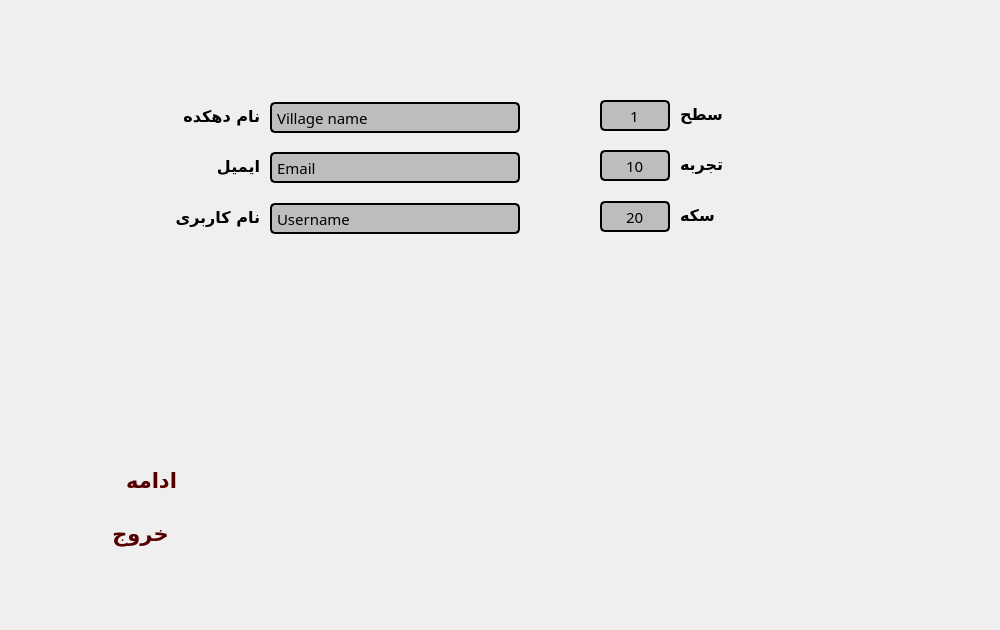
<?xml version="1.0" encoding="UTF-8"?>
<ui version="4.0">
 <class>mainMenu</class>
 <widget class="QWidget" name="mainMenu">
  <property name="geometry">
   <rect>
    <x>0</x>
    <y>0</y>
    <width>1000</width>
    <height>630</height>
   </rect>
  </property>
  <property name="minimumSize">
   <size>
    <width>1000</width>
    <height>630</height>
   </size>
  </property>
  <property name="maximumSize">
   <size>
    <width>1000</width>
    <height>630</height>
   </size>
  </property>
  <property name="windowTitle">
   <string>Form</string>
  </property>
  <widget class="QLabel" name="pic">
   <property name="geometry">
    <rect>
     <x>0</x>
     <y>0</y>
     <width>1000</width>
     <height>631</height>
    </rect>
   </property>
   <property name="text">
    <string/>
   </property>
   <property name="pixmap">
    <pixmap resource="pic.qrc">:/tools/otherPic/levelLand.jpg</pixmap>
   </property>
   <property name="scaledContents">
    <bool>true</bool>
   </property>
  </widget>
  <widget class="QLabel" name="email">
   <property name="geometry">
    <rect>
     <x>170</x>
     <y>151</y>
     <width>90</width>
     <height>30</height>
    </rect>
   </property>
   <property name="font">
    <font>
     <family>B Koodak</family>
     <pointsize>12</pointsize>
     <weight>75</weight>
     <bold>true</bold>
    </font>
   </property>
   <property name="styleSheet">
    <string notr="true">color: rgb(0, 0, 0);</string>
   </property>
   <property name="midLineWidth">
    <number>0</number>
   </property>
   <property name="text">
    <string>ایمیل</string>
   </property>
   <property name="textFormat">
    <enum>Qt::PlainText</enum>
   </property>
   <property name="alignment">
    <set>Qt::AlignLeading|Qt::AlignLeft|Qt::AlignVCenter</set>
   </property>
  </widget>
  <widget class="QLabel" name="username">
   <property name="geometry">
    <rect>
     <x>170</x>
     <y>202</y>
     <width>90</width>
     <height>30</height>
    </rect>
   </property>
   <property name="font">
    <font>
     <family>B Koodak</family>
     <pointsize>12</pointsize>
     <weight>75</weight>
     <bold>true</bold>
    </font>
   </property>
   <property name="styleSheet">
    <string notr="true">color: rgb(0, 0, 0);</string>
   </property>
   <property name="midLineWidth">
    <number>0</number>
   </property>
   <property name="text">
    <string>نام کاربری</string>
   </property>
   <property name="textFormat">
    <enum>Qt::PlainText</enum>
   </property>
   <property name="alignment">
    <set>Qt::AlignLeading|Qt::AlignLeft|Qt::AlignVCenter</set>
   </property>
  </widget>
  <widget class="QLineEdit" name="inputEmail">
   <property name="geometry">
    <rect>
     <x>270</x>
     <y>152</y>
     <width>250</width>
     <height>31</height>
    </rect>
   </property>
   <property name="palette">
    <palette>
     <active>
      <colorrole role="WindowText">
       <brush brushstyle="SolidPattern">
        <color alpha="255">
         <red>0</red>
         <green>0</green>
         <blue>0</blue>
        </color>
       </brush>
      </colorrole>
      <colorrole role="Button">
       <brush brushstyle="SolidPattern">
        <color alpha="255">
         <red>189</red>
         <green>189</green>
         <blue>189</blue>
        </color>
       </brush>
      </colorrole>
      <colorrole role="Text">
       <brush brushstyle="SolidPattern">
        <color alpha="255">
         <red>0</red>
         <green>0</green>
         <blue>0</blue>
        </color>
       </brush>
      </colorrole>
      <colorrole role="ButtonText">
       <brush brushstyle="SolidPattern">
        <color alpha="255">
         <red>0</red>
         <green>0</green>
         <blue>0</blue>
        </color>
       </brush>
      </colorrole>
      <colorrole role="Base">
       <brush brushstyle="SolidPattern">
        <color alpha="255">
         <red>189</red>
         <green>189</green>
         <blue>189</blue>
        </color>
       </brush>
      </colorrole>
      <colorrole role="Window">
       <brush brushstyle="SolidPattern">
        <color alpha="255">
         <red>189</red>
         <green>189</green>
         <blue>189</blue>
        </color>
       </brush>
      </colorrole>
      <colorrole role="PlaceholderText">
       <brush brushstyle="SolidPattern">
        <color alpha="128">
         <red>127</red>
         <green>127</green>
         <blue>127</blue>
        </color>
       </brush>
      </colorrole>
     </active>
     <inactive>
      <colorrole role="WindowText">
       <brush brushstyle="SolidPattern">
        <color alpha="255">
         <red>0</red>
         <green>0</green>
         <blue>0</blue>
        </color>
       </brush>
      </colorrole>
      <colorrole role="Button">
       <brush brushstyle="SolidPattern">
        <color alpha="255">
         <red>189</red>
         <green>189</green>
         <blue>189</blue>
        </color>
       </brush>
      </colorrole>
      <colorrole role="Text">
       <brush brushstyle="SolidPattern">
        <color alpha="255">
         <red>0</red>
         <green>0</green>
         <blue>0</blue>
        </color>
       </brush>
      </colorrole>
      <colorrole role="ButtonText">
       <brush brushstyle="SolidPattern">
        <color alpha="255">
         <red>0</red>
         <green>0</green>
         <blue>0</blue>
        </color>
       </brush>
      </colorrole>
      <colorrole role="Base">
       <brush brushstyle="SolidPattern">
        <color alpha="255">
         <red>189</red>
         <green>189</green>
         <blue>189</blue>
        </color>
       </brush>
      </colorrole>
      <colorrole role="Window">
       <brush brushstyle="SolidPattern">
        <color alpha="255">
         <red>189</red>
         <green>189</green>
         <blue>189</blue>
        </color>
       </brush>
      </colorrole>
      <colorrole role="PlaceholderText">
       <brush brushstyle="SolidPattern">
        <color alpha="128">
         <red>127</red>
         <green>127</green>
         <blue>127</blue>
        </color>
       </brush>
      </colorrole>
     </inactive>
     <disabled>
      <colorrole role="WindowText">
       <brush brushstyle="SolidPattern">
        <color alpha="255">
         <red>0</red>
         <green>0</green>
         <blue>0</blue>
        </color>
       </brush>
      </colorrole>
      <colorrole role="Button">
       <brush brushstyle="SolidPattern">
        <color alpha="255">
         <red>189</red>
         <green>189</green>
         <blue>189</blue>
        </color>
       </brush>
      </colorrole>
      <colorrole role="Text">
       <brush brushstyle="SolidPattern">
        <color alpha="255">
         <red>0</red>
         <green>0</green>
         <blue>0</blue>
        </color>
       </brush>
      </colorrole>
      <colorrole role="ButtonText">
       <brush brushstyle="SolidPattern">
        <color alpha="255">
         <red>0</red>
         <green>0</green>
         <blue>0</blue>
        </color>
       </brush>
      </colorrole>
      <colorrole role="Base">
       <brush brushstyle="SolidPattern">
        <color alpha="255">
         <red>189</red>
         <green>189</green>
         <blue>189</blue>
        </color>
       </brush>
      </colorrole>
      <colorrole role="Window">
       <brush brushstyle="SolidPattern">
        <color alpha="255">
         <red>189</red>
         <green>189</green>
         <blue>189</blue>
        </color>
       </brush>
      </colorrole>
      <colorrole role="PlaceholderText">
       <brush brushstyle="SolidPattern">
        <color alpha="128">
         <red>127</red>
         <green>127</green>
         <blue>127</blue>
        </color>
       </brush>
      </colorrole>
     </disabled>
    </palette>
   </property>
   <property name="font">
    <font>
     <family>Arial Rounded MT Bold</family>
     <pointsize>11</pointsize>
     <weight>50</weight>
     <bold>false</bold>
    </font>
   </property>
   <property name="focusPolicy">
    <enum>Qt::StrongFocus</enum>
   </property>
   <property name="styleSheet">
    <string notr="true">background-color: rgb(189, 189, 189);
color: rgb(0, 0, 0);
border: 2px solid black;
border-radius: 5px;
padding: 3px;</string>
   </property>
   <property name="text">
    <string>Email</string>
   </property>
   <property name="maxLength">
    <number>30</number>
   </property>
   <property name="echoMode">
    <enum>QLineEdit::Normal</enum>
   </property>
   <property name="cursorPosition">
    <number>5</number>
   </property>
   <property name="alignment">
    <set>Qt::AlignLeading|Qt::AlignLeft|Qt::AlignVCenter</set>
   </property>
   <property name="dragEnabled">
    <bool>false</bool>
   </property>
   <property name="readOnly">
    <bool>true</bool>
   </property>
   <property name="cursorMoveStyle">
    <enum>Qt::LogicalMoveStyle</enum>
   </property>
   <property name="clearButtonEnabled">
    <bool>false</bool>
   </property>
  </widget>
  <widget class="QLineEdit" name="inputName">
   <property name="geometry">
    <rect>
     <x>270</x>
     <y>102</y>
     <width>250</width>
     <height>31</height>
    </rect>
   </property>
   <property name="palette">
    <palette>
     <active>
      <colorrole role="WindowText">
       <brush brushstyle="SolidPattern">
        <color alpha="255">
         <red>0</red>
         <green>0</green>
         <blue>0</blue>
        </color>
       </brush>
      </colorrole>
      <colorrole role="Button">
       <brush brushstyle="SolidPattern">
        <color alpha="255">
         <red>189</red>
         <green>189</green>
         <blue>189</blue>
        </color>
       </brush>
      </colorrole>
      <colorrole role="Text">
       <brush brushstyle="SolidPattern">
        <color alpha="255">
         <red>0</red>
         <green>0</green>
         <blue>0</blue>
        </color>
       </brush>
      </colorrole>
      <colorrole role="ButtonText">
       <brush brushstyle="SolidPattern">
        <color alpha="255">
         <red>0</red>
         <green>0</green>
         <blue>0</blue>
        </color>
       </brush>
      </colorrole>
      <colorrole role="Base">
       <brush brushstyle="SolidPattern">
        <color alpha="255">
         <red>189</red>
         <green>189</green>
         <blue>189</blue>
        </color>
       </brush>
      </colorrole>
      <colorrole role="Window">
       <brush brushstyle="SolidPattern">
        <color alpha="255">
         <red>189</red>
         <green>189</green>
         <blue>189</blue>
        </color>
       </brush>
      </colorrole>
      <colorrole role="PlaceholderText">
       <brush brushstyle="SolidPattern">
        <color alpha="128">
         <red>127</red>
         <green>127</green>
         <blue>127</blue>
        </color>
       </brush>
      </colorrole>
     </active>
     <inactive>
      <colorrole role="WindowText">
       <brush brushstyle="SolidPattern">
        <color alpha="255">
         <red>0</red>
         <green>0</green>
         <blue>0</blue>
        </color>
       </brush>
      </colorrole>
      <colorrole role="Button">
       <brush brushstyle="SolidPattern">
        <color alpha="255">
         <red>189</red>
         <green>189</green>
         <blue>189</blue>
        </color>
       </brush>
      </colorrole>
      <colorrole role="Text">
       <brush brushstyle="SolidPattern">
        <color alpha="255">
         <red>0</red>
         <green>0</green>
         <blue>0</blue>
        </color>
       </brush>
      </colorrole>
      <colorrole role="ButtonText">
       <brush brushstyle="SolidPattern">
        <color alpha="255">
         <red>0</red>
         <green>0</green>
         <blue>0</blue>
        </color>
       </brush>
      </colorrole>
      <colorrole role="Base">
       <brush brushstyle="SolidPattern">
        <color alpha="255">
         <red>189</red>
         <green>189</green>
         <blue>189</blue>
        </color>
       </brush>
      </colorrole>
      <colorrole role="Window">
       <brush brushstyle="SolidPattern">
        <color alpha="255">
         <red>189</red>
         <green>189</green>
         <blue>189</blue>
        </color>
       </brush>
      </colorrole>
      <colorrole role="PlaceholderText">
       <brush brushstyle="SolidPattern">
        <color alpha="128">
         <red>127</red>
         <green>127</green>
         <blue>127</blue>
        </color>
       </brush>
      </colorrole>
     </inactive>
     <disabled>
      <colorrole role="WindowText">
       <brush brushstyle="SolidPattern">
        <color alpha="255">
         <red>0</red>
         <green>0</green>
         <blue>0</blue>
        </color>
       </brush>
      </colorrole>
      <colorrole role="Button">
       <brush brushstyle="SolidPattern">
        <color alpha="255">
         <red>189</red>
         <green>189</green>
         <blue>189</blue>
        </color>
       </brush>
      </colorrole>
      <colorrole role="Text">
       <brush brushstyle="SolidPattern">
        <color alpha="255">
         <red>0</red>
         <green>0</green>
         <blue>0</blue>
        </color>
       </brush>
      </colorrole>
      <colorrole role="ButtonText">
       <brush brushstyle="SolidPattern">
        <color alpha="255">
         <red>0</red>
         <green>0</green>
         <blue>0</blue>
        </color>
       </brush>
      </colorrole>
      <colorrole role="Base">
       <brush brushstyle="SolidPattern">
        <color alpha="255">
         <red>189</red>
         <green>189</green>
         <blue>189</blue>
        </color>
       </brush>
      </colorrole>
      <colorrole role="Window">
       <brush brushstyle="SolidPattern">
        <color alpha="255">
         <red>189</red>
         <green>189</green>
         <blue>189</blue>
        </color>
       </brush>
      </colorrole>
      <colorrole role="PlaceholderText">
       <brush brushstyle="SolidPattern">
        <color alpha="128">
         <red>127</red>
         <green>127</green>
         <blue>127</blue>
        </color>
       </brush>
      </colorrole>
     </disabled>
    </palette>
   </property>
   <property name="font">
    <font>
     <family>Arial Rounded MT Bold</family>
     <pointsize>11</pointsize>
     <weight>50</weight>
     <bold>false</bold>
    </font>
   </property>
   <property name="focusPolicy">
    <enum>Qt::StrongFocus</enum>
   </property>
   <property name="styleSheet">
    <string notr="true">background-color: rgb(189, 189, 189);
color: rgb(0, 0, 0);
border: 2px solid black;
border-radius: 5px;
padding: 3px;</string>
   </property>
   <property name="text">
    <string>Village name</string>
   </property>
   <property name="maxLength">
    <number>20</number>
   </property>
   <property name="echoMode">
    <enum>QLineEdit::Normal</enum>
   </property>
   <property name="cursorPosition">
    <number>12</number>
   </property>
   <property name="alignment">
    <set>Qt::AlignLeading|Qt::AlignLeft|Qt::AlignVCenter</set>
   </property>
   <property name="dragEnabled">
    <bool>false</bool>
   </property>
   <property name="readOnly">
    <bool>true</bool>
   </property>
   <property name="cursorMoveStyle">
    <enum>Qt::LogicalMoveStyle</enum>
   </property>
   <property name="clearButtonEnabled">
    <bool>false</bool>
   </property>
  </widget>
  <widget class="QLabel" name="name">
   <property name="geometry">
    <rect>
     <x>170</x>
     <y>101</y>
     <width>90</width>
     <height>30</height>
    </rect>
   </property>
   <property name="font">
    <font>
     <family>B Koodak</family>
     <pointsize>12</pointsize>
     <weight>75</weight>
     <bold>true</bold>
    </font>
   </property>
   <property name="styleSheet">
    <string notr="true">color: rgb(0, 0, 0);</string>
   </property>
   <property name="midLineWidth">
    <number>0</number>
   </property>
   <property name="text">
    <string>نام دهکده</string>
   </property>
   <property name="textFormat">
    <enum>Qt::PlainText</enum>
   </property>
   <property name="alignment">
    <set>Qt::AlignLeading|Qt::AlignLeft|Qt::AlignVCenter</set>
   </property>
  </widget>
  <widget class="QLineEdit" name="inputUsername">
   <property name="geometry">
    <rect>
     <x>270</x>
     <y>203</y>
     <width>250</width>
     <height>31</height>
    </rect>
   </property>
   <property name="palette">
    <palette>
     <active>
      <colorrole role="WindowText">
       <brush brushstyle="SolidPattern">
        <color alpha="255">
         <red>0</red>
         <green>0</green>
         <blue>0</blue>
        </color>
       </brush>
      </colorrole>
      <colorrole role="Button">
       <brush brushstyle="SolidPattern">
        <color alpha="255">
         <red>189</red>
         <green>189</green>
         <blue>189</blue>
        </color>
       </brush>
      </colorrole>
      <colorrole role="Text">
       <brush brushstyle="SolidPattern">
        <color alpha="255">
         <red>0</red>
         <green>0</green>
         <blue>0</blue>
        </color>
       </brush>
      </colorrole>
      <colorrole role="ButtonText">
       <brush brushstyle="SolidPattern">
        <color alpha="255">
         <red>0</red>
         <green>0</green>
         <blue>0</blue>
        </color>
       </brush>
      </colorrole>
      <colorrole role="Base">
       <brush brushstyle="SolidPattern">
        <color alpha="255">
         <red>189</red>
         <green>189</green>
         <blue>189</blue>
        </color>
       </brush>
      </colorrole>
      <colorrole role="Window">
       <brush brushstyle="SolidPattern">
        <color alpha="255">
         <red>189</red>
         <green>189</green>
         <blue>189</blue>
        </color>
       </brush>
      </colorrole>
      <colorrole role="PlaceholderText">
       <brush brushstyle="SolidPattern">
        <color alpha="128">
         <red>127</red>
         <green>127</green>
         <blue>127</blue>
        </color>
       </brush>
      </colorrole>
     </active>
     <inactive>
      <colorrole role="WindowText">
       <brush brushstyle="SolidPattern">
        <color alpha="255">
         <red>0</red>
         <green>0</green>
         <blue>0</blue>
        </color>
       </brush>
      </colorrole>
      <colorrole role="Button">
       <brush brushstyle="SolidPattern">
        <color alpha="255">
         <red>189</red>
         <green>189</green>
         <blue>189</blue>
        </color>
       </brush>
      </colorrole>
      <colorrole role="Text">
       <brush brushstyle="SolidPattern">
        <color alpha="255">
         <red>0</red>
         <green>0</green>
         <blue>0</blue>
        </color>
       </brush>
      </colorrole>
      <colorrole role="ButtonText">
       <brush brushstyle="SolidPattern">
        <color alpha="255">
         <red>0</red>
         <green>0</green>
         <blue>0</blue>
        </color>
       </brush>
      </colorrole>
      <colorrole role="Base">
       <brush brushstyle="SolidPattern">
        <color alpha="255">
         <red>189</red>
         <green>189</green>
         <blue>189</blue>
        </color>
       </brush>
      </colorrole>
      <colorrole role="Window">
       <brush brushstyle="SolidPattern">
        <color alpha="255">
         <red>189</red>
         <green>189</green>
         <blue>189</blue>
        </color>
       </brush>
      </colorrole>
      <colorrole role="PlaceholderText">
       <brush brushstyle="SolidPattern">
        <color alpha="128">
         <red>127</red>
         <green>127</green>
         <blue>127</blue>
        </color>
       </brush>
      </colorrole>
     </inactive>
     <disabled>
      <colorrole role="WindowText">
       <brush brushstyle="SolidPattern">
        <color alpha="255">
         <red>0</red>
         <green>0</green>
         <blue>0</blue>
        </color>
       </brush>
      </colorrole>
      <colorrole role="Button">
       <brush brushstyle="SolidPattern">
        <color alpha="255">
         <red>189</red>
         <green>189</green>
         <blue>189</blue>
        </color>
       </brush>
      </colorrole>
      <colorrole role="Text">
       <brush brushstyle="SolidPattern">
        <color alpha="255">
         <red>0</red>
         <green>0</green>
         <blue>0</blue>
        </color>
       </brush>
      </colorrole>
      <colorrole role="ButtonText">
       <brush brushstyle="SolidPattern">
        <color alpha="255">
         <red>0</red>
         <green>0</green>
         <blue>0</blue>
        </color>
       </brush>
      </colorrole>
      <colorrole role="Base">
       <brush brushstyle="SolidPattern">
        <color alpha="255">
         <red>189</red>
         <green>189</green>
         <blue>189</blue>
        </color>
       </brush>
      </colorrole>
      <colorrole role="Window">
       <brush brushstyle="SolidPattern">
        <color alpha="255">
         <red>189</red>
         <green>189</green>
         <blue>189</blue>
        </color>
       </brush>
      </colorrole>
      <colorrole role="PlaceholderText">
       <brush brushstyle="SolidPattern">
        <color alpha="128">
         <red>127</red>
         <green>127</green>
         <blue>127</blue>
        </color>
       </brush>
      </colorrole>
     </disabled>
    </palette>
   </property>
   <property name="font">
    <font>
     <family>Arial Rounded MT Bold</family>
     <pointsize>11</pointsize>
     <weight>50</weight>
     <bold>false</bold>
    </font>
   </property>
   <property name="focusPolicy">
    <enum>Qt::StrongFocus</enum>
   </property>
   <property name="styleSheet">
    <string notr="true">background-color: rgb(189, 189, 189);
color: rgb(0, 0, 0);
border: 2px solid black;
border-radius: 5px;
padding: 3px;</string>
   </property>
   <property name="text">
    <string>Username</string>
   </property>
   <property name="maxLength">
    <number>20</number>
   </property>
   <property name="echoMode">
    <enum>QLineEdit::Normal</enum>
   </property>
   <property name="cursorPosition">
    <number>8</number>
   </property>
   <property name="alignment">
    <set>Qt::AlignLeading|Qt::AlignLeft|Qt::AlignVCenter</set>
   </property>
   <property name="dragEnabled">
    <bool>false</bool>
   </property>
   <property name="readOnly">
    <bool>true</bool>
   </property>
   <property name="cursorMoveStyle">
    <enum>Qt::LogicalMoveStyle</enum>
   </property>
   <property name="clearButtonEnabled">
    <bool>false</bool>
   </property>
  </widget>
  <widget class="QLabel" name="exp">
   <property name="geometry">
    <rect>
     <x>680</x>
     <y>149</y>
     <width>90</width>
     <height>30</height>
    </rect>
   </property>
   <property name="font">
    <font>
     <family>B Koodak</family>
     <pointsize>12</pointsize>
     <weight>75</weight>
     <bold>true</bold>
    </font>
   </property>
   <property name="styleSheet">
    <string notr="true">color: rgb(0, 0, 0);</string>
   </property>
   <property name="midLineWidth">
    <number>0</number>
   </property>
   <property name="text">
    <string>تجربه</string>
   </property>
   <property name="textFormat">
    <enum>Qt::PlainText</enum>
   </property>
   <property name="alignment">
    <set>Qt::AlignRight|Qt::AlignTrailing|Qt::AlignVCenter</set>
   </property>
  </widget>
  <widget class="QLabel" name="coin">
   <property name="geometry">
    <rect>
     <x>680</x>
     <y>200</y>
     <width>90</width>
     <height>30</height>
    </rect>
   </property>
   <property name="font">
    <font>
     <family>B Koodak</family>
     <pointsize>12</pointsize>
     <weight>75</weight>
     <bold>true</bold>
    </font>
   </property>
   <property name="styleSheet">
    <string notr="true">color: rgb(0, 0, 0);</string>
   </property>
   <property name="midLineWidth">
    <number>0</number>
   </property>
   <property name="text">
    <string>سکه</string>
   </property>
   <property name="textFormat">
    <enum>Qt::PlainText</enum>
   </property>
   <property name="alignment">
    <set>Qt::AlignRight|Qt::AlignTrailing|Qt::AlignVCenter</set>
   </property>
  </widget>
  <widget class="QLineEdit" name="expShow">
   <property name="geometry">
    <rect>
     <x>600</x>
     <y>150</y>
     <width>70</width>
     <height>31</height>
    </rect>
   </property>
   <property name="palette">
    <palette>
     <active>
      <colorrole role="WindowText">
       <brush brushstyle="SolidPattern">
        <color alpha="255">
         <red>0</red>
         <green>0</green>
         <blue>0</blue>
        </color>
       </brush>
      </colorrole>
      <colorrole role="Button">
       <brush brushstyle="SolidPattern">
        <color alpha="255">
         <red>189</red>
         <green>189</green>
         <blue>189</blue>
        </color>
       </brush>
      </colorrole>
      <colorrole role="Text">
       <brush brushstyle="SolidPattern">
        <color alpha="255">
         <red>0</red>
         <green>0</green>
         <blue>0</blue>
        </color>
       </brush>
      </colorrole>
      <colorrole role="ButtonText">
       <brush brushstyle="SolidPattern">
        <color alpha="255">
         <red>0</red>
         <green>0</green>
         <blue>0</blue>
        </color>
       </brush>
      </colorrole>
      <colorrole role="Base">
       <brush brushstyle="SolidPattern">
        <color alpha="255">
         <red>189</red>
         <green>189</green>
         <blue>189</blue>
        </color>
       </brush>
      </colorrole>
      <colorrole role="Window">
       <brush brushstyle="SolidPattern">
        <color alpha="255">
         <red>189</red>
         <green>189</green>
         <blue>189</blue>
        </color>
       </brush>
      </colorrole>
      <colorrole role="PlaceholderText">
       <brush brushstyle="SolidPattern">
        <color alpha="128">
         <red>127</red>
         <green>127</green>
         <blue>127</blue>
        </color>
       </brush>
      </colorrole>
     </active>
     <inactive>
      <colorrole role="WindowText">
       <brush brushstyle="SolidPattern">
        <color alpha="255">
         <red>0</red>
         <green>0</green>
         <blue>0</blue>
        </color>
       </brush>
      </colorrole>
      <colorrole role="Button">
       <brush brushstyle="SolidPattern">
        <color alpha="255">
         <red>189</red>
         <green>189</green>
         <blue>189</blue>
        </color>
       </brush>
      </colorrole>
      <colorrole role="Text">
       <brush brushstyle="SolidPattern">
        <color alpha="255">
         <red>0</red>
         <green>0</green>
         <blue>0</blue>
        </color>
       </brush>
      </colorrole>
      <colorrole role="ButtonText">
       <brush brushstyle="SolidPattern">
        <color alpha="255">
         <red>0</red>
         <green>0</green>
         <blue>0</blue>
        </color>
       </brush>
      </colorrole>
      <colorrole role="Base">
       <brush brushstyle="SolidPattern">
        <color alpha="255">
         <red>189</red>
         <green>189</green>
         <blue>189</blue>
        </color>
       </brush>
      </colorrole>
      <colorrole role="Window">
       <brush brushstyle="SolidPattern">
        <color alpha="255">
         <red>189</red>
         <green>189</green>
         <blue>189</blue>
        </color>
       </brush>
      </colorrole>
      <colorrole role="PlaceholderText">
       <brush brushstyle="SolidPattern">
        <color alpha="128">
         <red>127</red>
         <green>127</green>
         <blue>127</blue>
        </color>
       </brush>
      </colorrole>
     </inactive>
     <disabled>
      <colorrole role="WindowText">
       <brush brushstyle="SolidPattern">
        <color alpha="255">
         <red>0</red>
         <green>0</green>
         <blue>0</blue>
        </color>
       </brush>
      </colorrole>
      <colorrole role="Button">
       <brush brushstyle="SolidPattern">
        <color alpha="255">
         <red>189</red>
         <green>189</green>
         <blue>189</blue>
        </color>
       </brush>
      </colorrole>
      <colorrole role="Text">
       <brush brushstyle="SolidPattern">
        <color alpha="255">
         <red>0</red>
         <green>0</green>
         <blue>0</blue>
        </color>
       </brush>
      </colorrole>
      <colorrole role="ButtonText">
       <brush brushstyle="SolidPattern">
        <color alpha="255">
         <red>0</red>
         <green>0</green>
         <blue>0</blue>
        </color>
       </brush>
      </colorrole>
      <colorrole role="Base">
       <brush brushstyle="SolidPattern">
        <color alpha="255">
         <red>189</red>
         <green>189</green>
         <blue>189</blue>
        </color>
       </brush>
      </colorrole>
      <colorrole role="Window">
       <brush brushstyle="SolidPattern">
        <color alpha="255">
         <red>189</red>
         <green>189</green>
         <blue>189</blue>
        </color>
       </brush>
      </colorrole>
      <colorrole role="PlaceholderText">
       <brush brushstyle="SolidPattern">
        <color alpha="128">
         <red>127</red>
         <green>127</green>
         <blue>127</blue>
        </color>
       </brush>
      </colorrole>
     </disabled>
    </palette>
   </property>
   <property name="font">
    <font>
     <family>Arial Rounded MT Bold</family>
     <pointsize>11</pointsize>
     <weight>50</weight>
     <bold>false</bold>
    </font>
   </property>
   <property name="focusPolicy">
    <enum>Qt::StrongFocus</enum>
   </property>
   <property name="styleSheet">
    <string notr="true">background-color: rgb(189, 189, 189);
color: rgb(0, 0, 0);
border:2px solid black;
border-radius:5px

</string>
   </property>
   <property name="text">
    <string>10</string>
   </property>
   <property name="maxLength">
    <number>30</number>
   </property>
   <property name="echoMode">
    <enum>QLineEdit::Normal</enum>
   </property>
   <property name="cursorPosition">
    <number>2</number>
   </property>
   <property name="alignment">
    <set>Qt::AlignCenter</set>
   </property>
   <property name="dragEnabled">
    <bool>false</bool>
   </property>
   <property name="readOnly">
    <bool>true</bool>
   </property>
   <property name="cursorMoveStyle">
    <enum>Qt::LogicalMoveStyle</enum>
   </property>
   <property name="clearButtonEnabled">
    <bool>false</bool>
   </property>
  </widget>
  <widget class="QLineEdit" name="levelShow">
   <property name="geometry">
    <rect>
     <x>600</x>
     <y>100</y>
     <width>70</width>
     <height>31</height>
    </rect>
   </property>
   <property name="palette">
    <palette>
     <active>
      <colorrole role="WindowText">
       <brush brushstyle="SolidPattern">
        <color alpha="255">
         <red>0</red>
         <green>0</green>
         <blue>0</blue>
        </color>
       </brush>
      </colorrole>
      <colorrole role="Button">
       <brush brushstyle="SolidPattern">
        <color alpha="255">
         <red>189</red>
         <green>189</green>
         <blue>189</blue>
        </color>
       </brush>
      </colorrole>
      <colorrole role="Text">
       <brush brushstyle="SolidPattern">
        <color alpha="255">
         <red>0</red>
         <green>0</green>
         <blue>0</blue>
        </color>
       </brush>
      </colorrole>
      <colorrole role="ButtonText">
       <brush brushstyle="SolidPattern">
        <color alpha="255">
         <red>0</red>
         <green>0</green>
         <blue>0</blue>
        </color>
       </brush>
      </colorrole>
      <colorrole role="Base">
       <brush brushstyle="SolidPattern">
        <color alpha="255">
         <red>189</red>
         <green>189</green>
         <blue>189</blue>
        </color>
       </brush>
      </colorrole>
      <colorrole role="Window">
       <brush brushstyle="SolidPattern">
        <color alpha="255">
         <red>189</red>
         <green>189</green>
         <blue>189</blue>
        </color>
       </brush>
      </colorrole>
      <colorrole role="PlaceholderText">
       <brush brushstyle="SolidPattern">
        <color alpha="128">
         <red>127</red>
         <green>127</green>
         <blue>127</blue>
        </color>
       </brush>
      </colorrole>
     </active>
     <inactive>
      <colorrole role="WindowText">
       <brush brushstyle="SolidPattern">
        <color alpha="255">
         <red>0</red>
         <green>0</green>
         <blue>0</blue>
        </color>
       </brush>
      </colorrole>
      <colorrole role="Button">
       <brush brushstyle="SolidPattern">
        <color alpha="255">
         <red>189</red>
         <green>189</green>
         <blue>189</blue>
        </color>
       </brush>
      </colorrole>
      <colorrole role="Text">
       <brush brushstyle="SolidPattern">
        <color alpha="255">
         <red>0</red>
         <green>0</green>
         <blue>0</blue>
        </color>
       </brush>
      </colorrole>
      <colorrole role="ButtonText">
       <brush brushstyle="SolidPattern">
        <color alpha="255">
         <red>0</red>
         <green>0</green>
         <blue>0</blue>
        </color>
       </brush>
      </colorrole>
      <colorrole role="Base">
       <brush brushstyle="SolidPattern">
        <color alpha="255">
         <red>189</red>
         <green>189</green>
         <blue>189</blue>
        </color>
       </brush>
      </colorrole>
      <colorrole role="Window">
       <brush brushstyle="SolidPattern">
        <color alpha="255">
         <red>189</red>
         <green>189</green>
         <blue>189</blue>
        </color>
       </brush>
      </colorrole>
      <colorrole role="PlaceholderText">
       <brush brushstyle="SolidPattern">
        <color alpha="128">
         <red>127</red>
         <green>127</green>
         <blue>127</blue>
        </color>
       </brush>
      </colorrole>
     </inactive>
     <disabled>
      <colorrole role="WindowText">
       <brush brushstyle="SolidPattern">
        <color alpha="255">
         <red>0</red>
         <green>0</green>
         <blue>0</blue>
        </color>
       </brush>
      </colorrole>
      <colorrole role="Button">
       <brush brushstyle="SolidPattern">
        <color alpha="255">
         <red>189</red>
         <green>189</green>
         <blue>189</blue>
        </color>
       </brush>
      </colorrole>
      <colorrole role="Text">
       <brush brushstyle="SolidPattern">
        <color alpha="255">
         <red>0</red>
         <green>0</green>
         <blue>0</blue>
        </color>
       </brush>
      </colorrole>
      <colorrole role="ButtonText">
       <brush brushstyle="SolidPattern">
        <color alpha="255">
         <red>0</red>
         <green>0</green>
         <blue>0</blue>
        </color>
       </brush>
      </colorrole>
      <colorrole role="Base">
       <brush brushstyle="SolidPattern">
        <color alpha="255">
         <red>189</red>
         <green>189</green>
         <blue>189</blue>
        </color>
       </brush>
      </colorrole>
      <colorrole role="Window">
       <brush brushstyle="SolidPattern">
        <color alpha="255">
         <red>189</red>
         <green>189</green>
         <blue>189</blue>
        </color>
       </brush>
      </colorrole>
      <colorrole role="PlaceholderText">
       <brush brushstyle="SolidPattern">
        <color alpha="128">
         <red>127</red>
         <green>127</green>
         <blue>127</blue>
        </color>
       </brush>
      </colorrole>
     </disabled>
    </palette>
   </property>
   <property name="font">
    <font>
     <family>Arial Rounded MT Bold</family>
     <pointsize>11</pointsize>
     <weight>50</weight>
     <bold>false</bold>
    </font>
   </property>
   <property name="focusPolicy">
    <enum>Qt::StrongFocus</enum>
   </property>
   <property name="styleSheet">
    <string notr="true">background-color: rgb(189, 189, 189);
color: rgb(0, 0, 0);
border:2px solid black;
border-radius:5px

</string>
   </property>
   <property name="text">
    <string>1</string>
   </property>
   <property name="maxLength">
    <number>20</number>
   </property>
   <property name="echoMode">
    <enum>QLineEdit::Normal</enum>
   </property>
   <property name="cursorPosition">
    <number>1</number>
   </property>
   <property name="alignment">
    <set>Qt::AlignCenter</set>
   </property>
   <property name="dragEnabled">
    <bool>false</bool>
   </property>
   <property name="readOnly">
    <bool>true</bool>
   </property>
   <property name="cursorMoveStyle">
    <enum>Qt::LogicalMoveStyle</enum>
   </property>
   <property name="clearButtonEnabled">
    <bool>false</bool>
   </property>
  </widget>
  <widget class="QLabel" name="level">
   <property name="geometry">
    <rect>
     <x>680</x>
     <y>99</y>
     <width>90</width>
     <height>30</height>
    </rect>
   </property>
   <property name="font">
    <font>
     <family>B Koodak</family>
     <pointsize>12</pointsize>
     <weight>75</weight>
     <bold>true</bold>
    </font>
   </property>
   <property name="styleSheet">
    <string notr="true">color: rgb(0, 0, 0);</string>
   </property>
   <property name="midLineWidth">
    <number>0</number>
   </property>
   <property name="text">
    <string>سطح</string>
   </property>
   <property name="textFormat">
    <enum>Qt::PlainText</enum>
   </property>
   <property name="alignment">
    <set>Qt::AlignRight|Qt::AlignTrailing|Qt::AlignVCenter</set>
   </property>
  </widget>
  <widget class="QLineEdit" name="coinShow">
   <property name="geometry">
    <rect>
     <x>600</x>
     <y>201</y>
     <width>70</width>
     <height>31</height>
    </rect>
   </property>
   <property name="palette">
    <palette>
     <active>
      <colorrole role="WindowText">
       <brush brushstyle="SolidPattern">
        <color alpha="255">
         <red>0</red>
         <green>0</green>
         <blue>0</blue>
        </color>
       </brush>
      </colorrole>
      <colorrole role="Button">
       <brush brushstyle="SolidPattern">
        <color alpha="255">
         <red>189</red>
         <green>189</green>
         <blue>189</blue>
        </color>
       </brush>
      </colorrole>
      <colorrole role="Text">
       <brush brushstyle="SolidPattern">
        <color alpha="255">
         <red>0</red>
         <green>0</green>
         <blue>0</blue>
        </color>
       </brush>
      </colorrole>
      <colorrole role="ButtonText">
       <brush brushstyle="SolidPattern">
        <color alpha="255">
         <red>0</red>
         <green>0</green>
         <blue>0</blue>
        </color>
       </brush>
      </colorrole>
      <colorrole role="Base">
       <brush brushstyle="SolidPattern">
        <color alpha="255">
         <red>189</red>
         <green>189</green>
         <blue>189</blue>
        </color>
       </brush>
      </colorrole>
      <colorrole role="Window">
       <brush brushstyle="SolidPattern">
        <color alpha="255">
         <red>189</red>
         <green>189</green>
         <blue>189</blue>
        </color>
       </brush>
      </colorrole>
      <colorrole role="PlaceholderText">
       <brush brushstyle="SolidPattern">
        <color alpha="128">
         <red>127</red>
         <green>127</green>
         <blue>127</blue>
        </color>
       </brush>
      </colorrole>
     </active>
     <inactive>
      <colorrole role="WindowText">
       <brush brushstyle="SolidPattern">
        <color alpha="255">
         <red>0</red>
         <green>0</green>
         <blue>0</blue>
        </color>
       </brush>
      </colorrole>
      <colorrole role="Button">
       <brush brushstyle="SolidPattern">
        <color alpha="255">
         <red>189</red>
         <green>189</green>
         <blue>189</blue>
        </color>
       </brush>
      </colorrole>
      <colorrole role="Text">
       <brush brushstyle="SolidPattern">
        <color alpha="255">
         <red>0</red>
         <green>0</green>
         <blue>0</blue>
        </color>
       </brush>
      </colorrole>
      <colorrole role="ButtonText">
       <brush brushstyle="SolidPattern">
        <color alpha="255">
         <red>0</red>
         <green>0</green>
         <blue>0</blue>
        </color>
       </brush>
      </colorrole>
      <colorrole role="Base">
       <brush brushstyle="SolidPattern">
        <color alpha="255">
         <red>189</red>
         <green>189</green>
         <blue>189</blue>
        </color>
       </brush>
      </colorrole>
      <colorrole role="Window">
       <brush brushstyle="SolidPattern">
        <color alpha="255">
         <red>189</red>
         <green>189</green>
         <blue>189</blue>
        </color>
       </brush>
      </colorrole>
      <colorrole role="PlaceholderText">
       <brush brushstyle="SolidPattern">
        <color alpha="128">
         <red>127</red>
         <green>127</green>
         <blue>127</blue>
        </color>
       </brush>
      </colorrole>
     </inactive>
     <disabled>
      <colorrole role="WindowText">
       <brush brushstyle="SolidPattern">
        <color alpha="255">
         <red>0</red>
         <green>0</green>
         <blue>0</blue>
        </color>
       </brush>
      </colorrole>
      <colorrole role="Button">
       <brush brushstyle="SolidPattern">
        <color alpha="255">
         <red>189</red>
         <green>189</green>
         <blue>189</blue>
        </color>
       </brush>
      </colorrole>
      <colorrole role="Text">
       <brush brushstyle="SolidPattern">
        <color alpha="255">
         <red>0</red>
         <green>0</green>
         <blue>0</blue>
        </color>
       </brush>
      </colorrole>
      <colorrole role="ButtonText">
       <brush brushstyle="SolidPattern">
        <color alpha="255">
         <red>0</red>
         <green>0</green>
         <blue>0</blue>
        </color>
       </brush>
      </colorrole>
      <colorrole role="Base">
       <brush brushstyle="SolidPattern">
        <color alpha="255">
         <red>189</red>
         <green>189</green>
         <blue>189</blue>
        </color>
       </brush>
      </colorrole>
      <colorrole role="Window">
       <brush brushstyle="SolidPattern">
        <color alpha="255">
         <red>189</red>
         <green>189</green>
         <blue>189</blue>
        </color>
       </brush>
      </colorrole>
      <colorrole role="PlaceholderText">
       <brush brushstyle="SolidPattern">
        <color alpha="128">
         <red>127</red>
         <green>127</green>
         <blue>127</blue>
        </color>
       </brush>
      </colorrole>
     </disabled>
    </palette>
   </property>
   <property name="font">
    <font>
     <family>Arial Rounded MT Bold</family>
     <pointsize>11</pointsize>
     <weight>50</weight>
     <bold>false</bold>
    </font>
   </property>
   <property name="focusPolicy">
    <enum>Qt::StrongFocus</enum>
   </property>
   <property name="styleSheet">
    <string notr="true">background-color: rgb(189, 189, 189);
color: rgb(0, 0, 0);
border:2px solid black;
border-radius:5px

</string>
   </property>
   <property name="text">
    <string>20</string>
   </property>
   <property name="maxLength">
    <number>20</number>
   </property>
   <property name="echoMode">
    <enum>QLineEdit::Normal</enum>
   </property>
   <property name="cursorPosition">
    <number>2</number>
   </property>
   <property name="alignment">
    <set>Qt::AlignCenter</set>
   </property>
   <property name="dragEnabled">
    <bool>false</bool>
   </property>
   <property name="readOnly">
    <bool>true</bool>
   </property>
   <property name="cursorMoveStyle">
    <enum>Qt::LogicalMoveStyle</enum>
   </property>
   <property name="clearButtonEnabled">
    <bool>false</bool>
   </property>
  </widget>
  <widget class="QPushButton" name="usernameEdit">
   <property name="geometry">
    <rect>
     <x>490</x>
     <y>206</y>
     <width>21</width>
     <height>25</height>
    </rect>
   </property>
   <property name="cursor">
    <cursorShape>PointingHandCursor</cursorShape>
   </property>
   <property name="text">
    <string/>
   </property>
   <property name="icon">
    <iconset resource="pic.qrc">
     <normaloff>:/tools/otherPic/edit.png</normaloff>:/tools/otherPic/edit.png</iconset>
   </property>
   <property name="flat">
    <bool>true</bool>
   </property>
  </widget>
  <widget class="QPushButton" name="emailEdit">
   <property name="geometry">
    <rect>
     <x>490</x>
     <y>154</y>
     <width>21</width>
     <height>25</height>
    </rect>
   </property>
   <property name="cursor">
    <cursorShape>PointingHandCursor</cursorShape>
   </property>
   <property name="text">
    <string/>
   </property>
   <property name="icon">
    <iconset resource="pic.qrc">
     <normaloff>:/tools/otherPic/edit.png</normaloff>:/tools/otherPic/edit.png</iconset>
   </property>
   <property name="flat">
    <bool>true</bool>
   </property>
  </widget>
  <widget class="QPushButton" name="nameEdit">
   <property name="geometry">
    <rect>
     <x>490</x>
     <y>104</y>
     <width>21</width>
     <height>25</height>
    </rect>
   </property>
   <property name="cursor">
    <cursorShape>PointingHandCursor</cursorShape>
   </property>
   <property name="text">
    <string/>
   </property>
   <property name="icon">
    <iconset resource="pic.qrc">
     <normaloff>:/tools/otherPic/edit.png</normaloff>:/tools/otherPic/edit.png</iconset>
   </property>
   <property name="flat">
    <bool>true</bool>
   </property>
  </widget>
  <widget class="QPushButton" name="ranking">
   <property name="geometry">
    <rect>
     <x>750</x>
     <y>540</y>
     <width>61</width>
     <height>61</height>
    </rect>
   </property>
   <property name="cursor">
    <cursorShape>PointingHandCursor</cursorShape>
   </property>
   <property name="text">
    <string/>
   </property>
   <property name="icon">
    <iconset resource="pic.qrc">
     <normaloff>:/tools/otherPic/cup.png</normaloff>:/tools/otherPic/cup.png</iconset>
   </property>
   <property name="iconSize">
    <size>
     <width>60</width>
     <height>60</height>
    </size>
   </property>
   <property name="flat">
    <bool>true</bool>
   </property>
  </widget>
  <widget class="QPushButton" name="nextDay">
   <property name="geometry">
    <rect>
     <x>830</x>
     <y>540</y>
     <width>71</width>
     <height>61</height>
    </rect>
   </property>
   <property name="cursor">
    <cursorShape>PointingHandCursor</cursorShape>
   </property>
   <property name="text">
    <string/>
   </property>
   <property name="icon">
    <iconset resource="pic.qrc">
     <normaloff>:/tools/otherPic/tomorrow.png</normaloff>:/tools/otherPic/tomorrow.png</iconset>
   </property>
   <property name="iconSize">
    <size>
     <width>66</width>
     <height>66</height>
    </size>
   </property>
   <property name="flat">
    <bool>true</bool>
   </property>
  </widget>
  <widget class="QLabel" name="woodLabel">
   <property name="geometry">
    <rect>
     <x>0</x>
     <y>410</y>
     <width>300</width>
     <height>300</height>
    </rect>
   </property>
   <property name="text">
    <string/>
   </property>
   <property name="pixmap">
    <pixmap resource="pic.qrc">:/tools/otherPic/back.png</pixmap>
   </property>
   <property name="scaledContents">
    <bool>true</bool>
   </property>
  </widget>
  <widget class="QPushButton" name="continueKey">
   <property name="geometry">
    <rect>
     <x>111</x>
     <y>460</y>
     <width>81</width>
     <height>41</height>
    </rect>
   </property>
   <property name="font">
    <font>
     <family>B Titr</family>
     <pointsize>16</pointsize>
     <weight>75</weight>
     <bold>true</bold>
    </font>
   </property>
   <property name="cursor">
    <cursorShape>PointingHandCursor</cursorShape>
   </property>
   <property name="styleSheet">
    <string notr="true">color: rgb(85, 0, 0);</string>
   </property>
   <property name="text">
    <string>ادامه</string>
   </property>
   <property name="flat">
    <bool>true</bool>
   </property>
  </widget>
  <widget class="QPushButton" name="exitKey">
   <property name="geometry">
    <rect>
     <x>100</x>
     <y>513</y>
     <width>81</width>
     <height>41</height>
    </rect>
   </property>
   <property name="font">
    <font>
     <family>B Titr</family>
     <pointsize>16</pointsize>
     <weight>75</weight>
     <bold>true</bold>
    </font>
   </property>
   <property name="cursor">
    <cursorShape>PointingHandCursor</cursorShape>
   </property>
   <property name="styleSheet">
    <string notr="true">color: rgb(85, 0, 0);</string>
   </property>
   <property name="text">
    <string>خروج</string>
   </property>
   <property name="shortcut">
    <string>Esc</string>
   </property>
   <property name="flat">
    <bool>true</bool>
   </property>
  </widget>
  <zorder>pic</zorder>
  <zorder>email</zorder>
  <zorder>username</zorder>
  <zorder>inputEmail</zorder>
  <zorder>inputName</zorder>
  <zorder>name</zorder>
  <zorder>inputUsername</zorder>
  <zorder>exp</zorder>
  <zorder>coin</zorder>
  <zorder>expShow</zorder>
  <zorder>levelShow</zorder>
  <zorder>level</zorder>
  <zorder>coinShow</zorder>
  <zorder>usernameEdit</zorder>
  <zorder>emailEdit</zorder>
  <zorder>nameEdit</zorder>
  <zorder>nextDay</zorder>
  <zorder>woodLabel</zorder>
  <zorder>continueKey</zorder>
  <zorder>ranking</zorder>
  <zorder>exitKey</zorder>
 </widget>
 <resources>
  <include location="pic.qrc"/>
 </resources>
 <connections/>
</ui>
